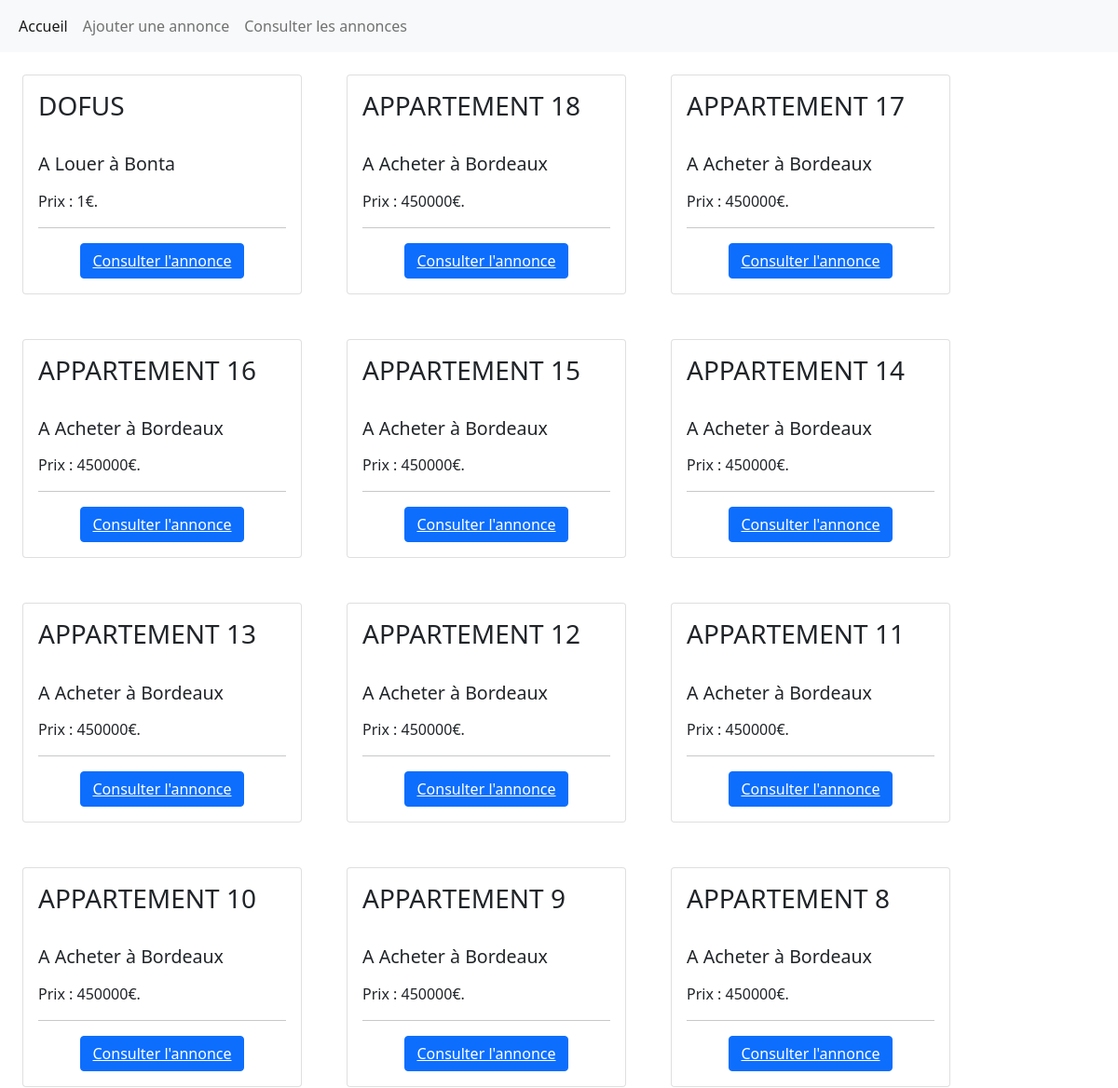
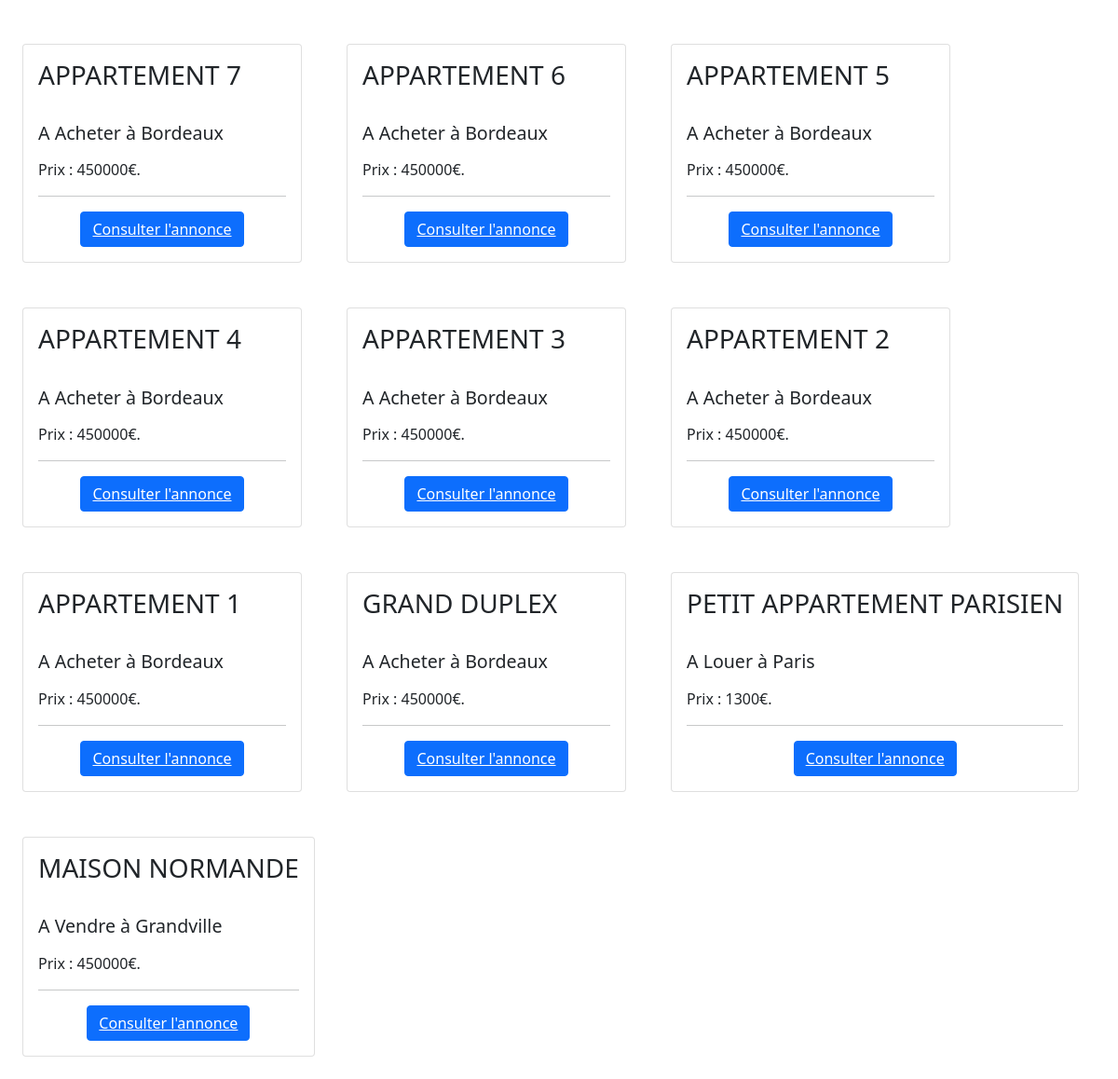
The page / on the database its author committed (2 pictures, top to bottom).
### tables this page shows
CREATE TABLE `advert` (
  `id` int(11) NOT NULL,
  `title` varchar(50) NOT NULL,
  `description` varchar(255) DEFAULT NULL,
  `code_postal` float NOT NULL,
  `city` varchar(25) NOT NULL,
  `type` varchar(50) NOT NULL,
  `price` float NOT NULL,
  `reservation_message` varchar(512) DEFAULT NULL,
  `reserved` tinyint(1) DEFAULT NULL
);

### _view_annonces.php (called while the page is built)
<?php
$viewAnnonces = 'SELECT * from advert';
$reqViewAnnonces = $connexion->query($viewAnnonces);
$annonces = $reqViewAnnonces->fetchAll();

### _views.php (the view, shortened to what this page needs)
<?php
$annonces = $connexion->query("SELECT advert.* FROM `advert`ORDER BY id DESC ");
?>
<div class="d-flex flex-wrap">
    <?php
foreach($annonces as $annonce){
?>
    <div class="card m-4 " style="min-width:300px">
        <div class="card-body">
            <h3 class="card-title"><?php echo strtoupper($annonce['title']);?>
                <br></br>
                <p style="font-size:70%;">
                    A <?php echo $annonce['type']; ?> à
                    <?php echo $annonce['city']?>
            </h3>
            Prix : <?php echo $annonce['price']; ?>€.</p>
            <hr>
            <div class="d-flex justify-content-around">
                <button class="btn btn-primary"><a href="detail_annonce.php?id=<?php echo $annonce['id']; ?>"
                        style="color:white">Consulter
                        l'annonce</a></button>
            </div>
        </div>
    </div>
    <?php
}
?>
</div>

### _navbar.php (shortened to what this page needs)
<!DOCTYPE html>
<html lang="en">
<head>
    <?php
        include_once "_bootstrap.php"
    ?>
</head>
<body>
    <nav class="navbar navbar-expand-lg navbar-light bg-light">
        <div class="container-fluid">
            <div class="collapse navbar-collapse" id="navbarSupportedContent">
                <ul class="navbar-nav me-auto mb-2 mb-lg-0">
                    <li class="nav-item">
                        <a class="nav-link active" aria-current="page" href="index.php">Accueil</a>
                    </li>
                    <li class="nav-item">
                        <a class="nav-link" href="add_annonce.php">Ajouter une annonce</a>
                    </li>
                    <li class="nav-item">
                        <a class="nav-link" href="annonces.php">Consulter les annonces</a>
                    </li>
                </ul>
            </div>
        </div>
    </nav>
</body>
</html>

### _bootstrap.php (shortened to what this page needs)
<link href="https://cdn.jsdelivr.net/npm/bootstrap@5.1.3/dist/css/bootstrap.min.css" rel="stylesheet"
>

### index.php (shortened to what this page needs)
<?php
require_once '_navbar.php';
require 'includes/database.php';
include_once '_view_annonces.php';
for ($id=0; $id<16;$id++){include_once '_views.php';};
?>

### rows shown on the page
advert: title "DOFUS", type "Louer", city "Bonta", price "1"
advert: title "APPARTEMENT 18", type "Acheter", city "Bordeaux", price "450000"
advert: title "APPARTEMENT 17", type "Acheter", city "Bordeaux", price "450000"
advert: title "APPARTEMENT 16", type "Acheter", city "Bordeaux", price "450000"
advert: title "APPARTEMENT 15", type "Acheter", city "Bordeaux", price "450000"
advert: title "APPARTEMENT 14", type "Acheter", city "Bordeaux", price "450000"
advert: title "APPARTEMENT 13", type "Acheter", city "Bordeaux", price "450000"
advert: title "APPARTEMENT 12", type "Acheter", city "Bordeaux", price "450000"
advert: title "APPARTEMENT 11", type "Acheter", city "Bordeaux", price "450000"
advert: title "APPARTEMENT 10", type "Acheter", city "Bordeaux", price "450000"
advert: title "APPARTEMENT 9", type "Acheter", city "Bordeaux", price "450000"
advert: title "APPARTEMENT 8", type "Acheter", city "Bordeaux", price "450000"
advert: title "APPARTEMENT 7", type "Acheter", city "Bordeaux", price "450000"
advert: title "APPARTEMENT 6", type "Acheter", city "Bordeaux", price "450000"
advert: title "APPARTEMENT 5", type "Acheter", city "Bordeaux", price "450000"
advert: title "APPARTEMENT 4", type "Acheter", city "Bordeaux", price "450000"
advert: title "APPARTEMENT 3", type "Acheter", city "Bordeaux", price "450000"
advert: title "APPARTEMENT 2", type "Acheter", city "Bordeaux", price "450000"
advert: title "APPARTEMENT 1", type "Acheter", city "Bordeaux", price "450000"
advert: title "GRAND DUPLEX", type "Acheter", city "Bordeaux", price "450000"
advert: title "PETIT APPARTEMENT PARISIEN", type "Louer", city "Paris", price "1300"
advert: title "MAISON NORMANDE", type "Vendre", city "Grandville", price "450000"
